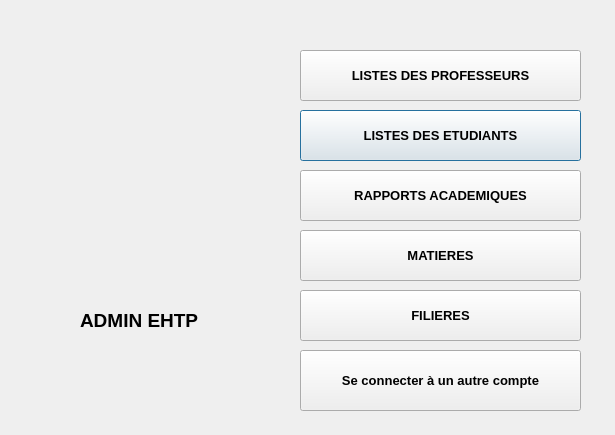
<?xml version="1.0" encoding="UTF-8"?>
<ui version="4.0">
 <class>admin</class>
 <widget class="QDialog" name="admin">
  <property name="geometry">
   <rect>
    <x>0</x>
    <y>0</y>
    <width>615</width>
    <height>435</height>
   </rect>
  </property>
  <property name="windowTitle">
   <string>Dialog</string>
  </property>
  <widget class="QPushButton" name="Student">
   <property name="geometry">
    <rect>
     <x>300</x>
     <y>110</y>
     <width>281</width>
     <height>51</height>
    </rect>
   </property>
   <property name="font">
    <font>
     <pointsize>10</pointsize>
     <weight>75</weight>
     <bold>true</bold>
    </font>
   </property>
   <property name="text">
    <string>LISTES DES ETUDIANTS</string>
   </property>
  </widget>
  <widget class="QPushButton" name="NOTES">
   <property name="geometry">
    <rect>
     <x>300</x>
     <y>170</y>
     <width>281</width>
     <height>51</height>
    </rect>
   </property>
   <property name="font">
    <font>
     <pointsize>10</pointsize>
     <weight>75</weight>
     <bold>true</bold>
    </font>
   </property>
   <property name="text">
    <string>RAPPORTS ACADEMIQUES</string>
   </property>
  </widget>
  <widget class="QPushButton" name="FILIERE">
   <property name="geometry">
    <rect>
     <x>300</x>
     <y>290</y>
     <width>281</width>
     <height>51</height>
    </rect>
   </property>
   <property name="font">
    <font>
     <pointsize>10</pointsize>
     <weight>75</weight>
     <bold>true</bold>
    </font>
   </property>
   <property name="text">
    <string>FILIERES</string>
   </property>
  </widget>
  <widget class="QPushButton" name="PROFS">
   <property name="geometry">
    <rect>
     <x>300</x>
     <y>50</y>
     <width>281</width>
     <height>51</height>
    </rect>
   </property>
   <property name="font">
    <font>
     <pointsize>10</pointsize>
     <weight>75</weight>
     <bold>true</bold>
    </font>
   </property>
   <property name="text">
    <string>LISTES DES PROFESSEURS</string>
   </property>
  </widget>
  <widget class="QPushButton" name="MATIERE">
   <property name="geometry">
    <rect>
     <x>300</x>
     <y>230</y>
     <width>281</width>
     <height>51</height>
    </rect>
   </property>
   <property name="font">
    <font>
     <pointsize>10</pointsize>
     <weight>75</weight>
     <bold>true</bold>
    </font>
   </property>
   <property name="text">
    <string>MATIERES</string>
   </property>
  </widget>
  <widget class="QLabel" name="label">
   <property name="geometry">
    <rect>
     <x>40</x>
     <y>50</y>
     <width>261</width>
     <height>251</height>
    </rect>
   </property>
   <property name="text">
    <string/>
   </property>
   <property name="pixmap">
    <pixmap resource="IMAGES.qrc">:/resources/images/admin.png</pixmap>
   </property>
  </widget>
  <widget class="QLabel" name="label_2">
   <property name="geometry">
    <rect>
     <x>80</x>
     <y>300</y>
     <width>161</width>
     <height>41</height>
    </rect>
   </property>
   <property name="font">
    <font>
     <pointsize>14</pointsize>
     <weight>75</weight>
     <bold>true</bold>
    </font>
   </property>
   <property name="text">
    <string>ADMIN EHTP</string>
   </property>
  </widget>
  <widget class="QPushButton" name="other_cpt">
   <property name="geometry">
    <rect>
     <x>300</x>
     <y>350</y>
     <width>281</width>
     <height>61</height>
    </rect>
   </property>
   <property name="font">
    <font>
     <pointsize>10</pointsize>
     <weight>75</weight>
     <bold>true</bold>
    </font>
   </property>
   <property name="text">
    <string>Se connecter à un autre compte</string>
   </property>
  </widget>
 </widget>
 <resources>
  <include location="IMAGES.qrc"/>
 </resources>
 <connections/>
</ui>
